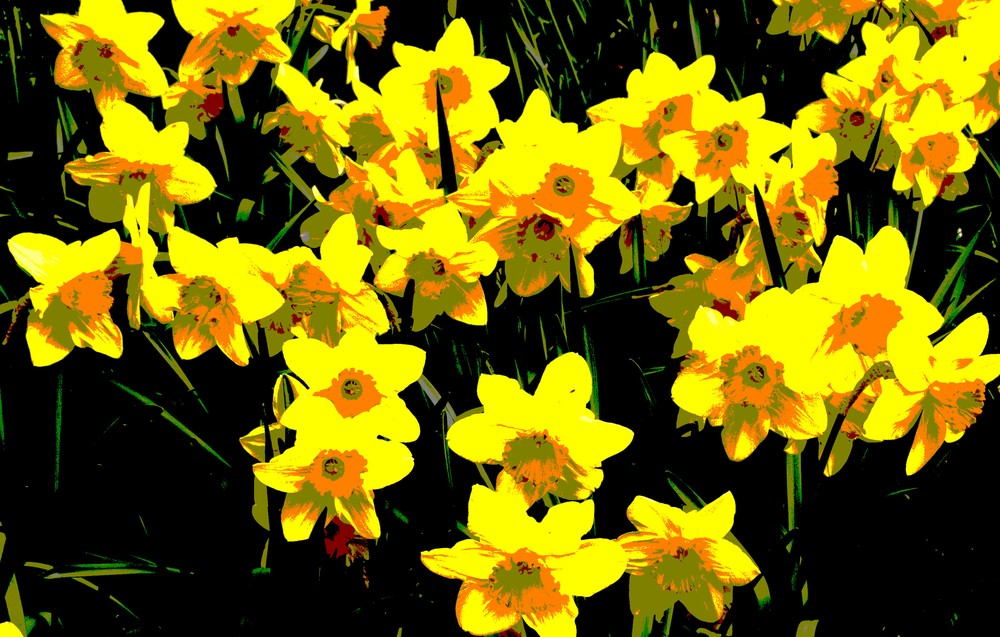
#> input picture examples/25 Image Puzzle/procdaff.jpg, 1000 x 637 px
$ python ImagePuzzle.py
#> lines starting #> are read from the running program, lines starting #| are printed output that depends on the picture
import os

import FreeCAD as App
import Part
import Mesh
import FreeCADGui as Gui

from PIL import Image


if App.ActiveDocument is not None:
    doc = App.ActiveDocument
    firstRun = False
else:
    print("First Run - creating document")
    doc = App.newDocument("PanelMosaic")
    firstRun = True


# ------------------------------------------------------------
# Configuration
# ------------------------------------------------------------

INPUT_IMAGE = os.path.join(os.path.dirname(os.path.abspath(__file__)), "procdaff.jpg")
OUTPUT_FOLDER = os.path.join(os.path.dirname(os.path.abspath(__file__)), "stl")

# Final physical width of the finished picture
PICTURE_WIDTH_MM = 128.0

# Thicknesses
THICKNESS_MM = 1.2
BASE_THICKNESS_MM = 0.8
BORDER_MM = 0.0

# Colour reduction
NUM_COLOURS = 4
USE_DITHER = False

# ------------------------------------------------------------
# Panel-aware mosaic settings
# ------------------------------------------------------------

ENABLE_PANELS = True

# Number of panels across the finished picture
PANELS_X = 4

# Width of one panel in mosaic pixels
PANEL_PIXEL_WIDTH = 32

# Gap inserted between neighbouring panels in the print layout
PANEL_GAP_MM = 1.0

# ------------------------------------------------------------
# Tray settings
# ------------------------------------------------------------

TRAY_CLEARANCE_XY_MM = 1.0
TRAY_CLEARANCE_Z_MM = 0.8
TRAY_FLOOR_THICKNESS_MM = 1.2
TRAY_FRAME_WIDTH_MM = 8.0
TRAY_BEVEL_INSET_MM = 2.0
TRAY_MIN_WALL_HEIGHT_MM = 4.0


# ------------------------------------------------------------
# Helpers
# ------------------------------------------------------------


def ensure_folder(path):
    if not os.path.exists(path):
        os.makedirs(path)


# [5 lines left out: function get_object, not called in this run]


def rgb_to_hex(rgb):
    return "#{:02X}{:02X}{:02X}".format(rgb[0], rgb[1], rgb[2])


def make_box(x, y, z, w, h, d):
    return Part.makeBox(w, h, d, App.Vector(x, y, z))


# [5 lines left out: function make_compound, not called in this run]


def luminance(rgb):
    r, g, b = rgb
    return 0.299 * r + 0.587 * g + 0.114 * b


def quantize_image(image, num_colours=4, use_dither=False):
    dither_mode = Image.FLOYDSTEINBERG if use_dither else Image.NONE
    q = image.convert("RGB").quantize(
        colors=num_colours,
        method=Image.MEDIANCUT,
        dither=dither_mode,
    )
    rgb = q.convert("RGB")
    palette = rgb.getcolors(maxcolors=256)
    if palette is None:
        raise RuntimeError("Too many colours found after quantization.")

    colours = [entry[1] for entry in palette]
    colours = sorted(colours, key=luminance)  # darkest first for easier filament mapping
    return rgb, colours


def resize_image_exact(image, target_w, target_h):
    return image.resize((target_w, target_h), Image.Resampling.LANCZOS)


# ------------------------------------------------------------
# Panel geometry
# ------------------------------------------------------------


def compute_panel_pixel_size_from_aspect(src_w, src_h, panel_pixel_width):
    """
    Compute a panel height in pixels that matches the source image aspect ratio
    as closely as possible while staying on whole-pixel boundaries.
    """
    if panel_pixel_width <= 0:
        raise RuntimeError("PANEL_PIXEL_WIDTH must be > 0")

    aspect = float(src_h) / float(src_w)
    panel_pixel_height = max(1, int(round(panel_pixel_width * aspect)))
    return panel_pixel_width, panel_pixel_height


def compute_resized_grid_for_panels(src_w, src_h, panels_x, panel_pixel_width):
    """
    Choose a resized image size that:
    - approximately matches the source image aspect ratio
    - is exactly divisible into whole panels
    """
    if panels_x <= 0:
        raise RuntimeError("PANELS_X must be > 0")

    panel_w_px, panel_h_px = compute_panel_pixel_size_from_aspect(
        src_w,
        src_h,
        panel_pixel_width,
    )

    image_w_px = panels_x * panel_w_px

    source_aspect = float(src_h) / float(src_w)
    estimated_image_h = image_w_px * source_aspect

    panels_y = max(1, int(round(estimated_image_h / panel_h_px)))
    image_h_px = panels_y * panel_h_px

    return {
        "panel_pixel_width": panel_w_px,
        "panel_pixel_height": panel_h_px,
        "panels_x": panels_x,
        "panels_y": panels_y,
        "image_width": image_w_px,
        "image_height": image_h_px,
    }


def compute_panel_layout(img_w, img_h, gap_mm, panel_pixel_width, panel_pixel_height):
    """
    Compute the panel rectangles in image-pixel coordinates and the extra
    translations needed to separate them on the print bed.
    """
    if panel_pixel_width <= 0 or panel_pixel_height <= 0:
        raise RuntimeError("Panel pixel dimensions must be > 0")

    if img_w % panel_pixel_width != 0:
        raise RuntimeError(
            f"Image width {img_w} is not divisible by panel width {panel_pixel_width}"
        )

    if img_h % panel_pixel_height != 0:
        raise RuntimeError(
            f"Image height {img_h} is not divisible by panel height {panel_pixel_height}"
        )

    panels_x = img_w // panel_pixel_width
    panels_y = img_h // panel_pixel_height

    panels = []

    for row_top in range(panels_y):
        row_from_bottom = panels_y - 1 - row_top
        for col in range(panels_x):
            x0 = col * panel_pixel_width
            x1 = x0 + panel_pixel_width

            y0 = row_top * panel_pixel_height
            y1 = y0 + panel_pixel_height

            tx = col * gap_mm
            ty = row_from_bottom * gap_mm

            panels.append({
                "col": col,
                "row_top": row_top,
                "x0": x0,
                "x1": x1,
                "y0": y0,
                "y1": y1,
                "tx": tx,
                "ty": ty,
            })

    return {
        "panel_pixel_width": panel_pixel_width,
        "panel_pixel_height": panel_pixel_height,
        "panels_x": panels_x,
        "panels_y": panels_y,
        "panels": panels,
    }


# ------------------------------------------------------------
# Shape builders
# ------------------------------------------------------------


# [4 lines left out: function build_base_plate, not called in this run]


def build_panel_base_plates(panel_layout, pixel_size, base_thickness, border=0.0):
    """
    Build a set of separate base panels as a compound. The gaps remain because
    the panels do not touch.
    """
    shapes = []
    full_pixel_height = panel_layout["panels_y"] * panel_layout["panel_pixel_height"]

    for p in panel_layout["panels"]:
        panel_w_px = p["x1"] - p["x0"]
        panel_h_px = p["y1"] - p["y0"]

        world_x = border + p["x0"] * pixel_size + p["tx"]
        world_y = border + (full_pixel_height - p["y1"]) * pixel_size + p["ty"]

        shape = make_box(
            world_x,
            world_y,
            0.0,
            panel_w_px * pixel_size,
            panel_h_px * pixel_size,
            base_thickness,
        )
        shapes.append(shape)

    return make_compound(shapes)


# [95 lines left out: functions build_colour_shapes_single_pass, build_panel_colour_shapes_single_pass, not called in this run]


# ------------------------------------------------------------
# Preview image helpers
# ------------------------------------------------------------


def save_preview_image(qimg, path, scale=20):
    preview = qimg.resize((qimg.size[0] * scale, qimg.size[1] * scale), Image.Resampling.NEAREST)
    preview.save(path)


# [130 lines left out: functions save_panel_preview, make_picture_frame_tray, create_puzzle_tray, not called in this run]


# ------------------------------------------------------------
# Main
# ------------------------------------------------------------


def create_mosaic_stls():
    ensure_folder(OUTPUT_FOLDER)

    src_img = Image.open(INPUT_IMAGE).convert("RGB")
#> src_img is the input picture: PIL image 1000x637 RGB; mean R, G, B 116, 102.9, 4.5
    src_w, src_h = src_img.size
#> src_w = 1000; src_h = 637

    resize_info = compute_resized_grid_for_panels(
        src_w,
        src_h,
        PANELS_X,
        PANEL_PIXEL_WIDTH,
    )

    grid_width = resize_info["image_width"]
#> grid_width = 128
    grid_height = resize_info["image_height"]
#> grid_height = 80
    panel_pixel_width = resize_info["panel_pixel_width"]
#> panel_pixel_width = 32
    panel_pixel_height = resize_info["panel_pixel_height"]
#> panel_pixel_height = 20
    panels_x = resize_info["panels_x"]
#> panels_x = 4
    panels_y = resize_info["panels_y"]
#> panels_y = 4

    print("Source image:", src_w, "x", src_h)
#| Source image: 1000 x 637
    print("Resized mosaic:", grid_width, "x", grid_height)
#| Resized mosaic: 128 x 80
    print("Panel size:", panel_pixel_width, "x", panel_pixel_height, "pixels")
#| Panel size: 32 x 20 pixels
    print("Panel count:", panels_x, "x", panels_y)
#| Panel count: 4 x 4

    img = resize_image_exact(src_img, grid_width, grid_height)
#> in resize_image_exact, `return image.resize((target_w, target_h), Image.Resampling.LANCZOS)`:
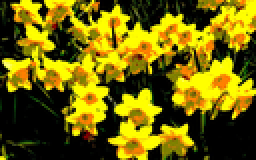
#> returned value: PIL image 128x80 RGB (shown 2 times larger); mean R, G, B 116, 102.9, 4.5

    panel_layout = compute_panel_layout(
        grid_width,
        grid_height,
        PANEL_GAP_MM,
        panel_pixel_width,
        panel_pixel_height,
    )

    qimg, colours = quantize_image(img, NUM_COLOURS, use_dither=USE_DITHER)
#> in quantize_image, `q = image.convert("RGB").quantize( colors=num_colours, method=Image.ME..`:
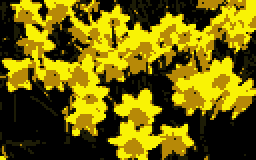
#> q: PIL image 128x80 P (shown 2 times larger); mean R, G, B 114.6, 101.7, 3.8
#> in quantize_image, `palette = rgb.getcolors(maxcolors=256)`: palette = [(2729, (249, 243, 5)), (2481, (183, 137, 7)), (1361, (29, 28, 6)), (3669, (0, 0, 0))]
#> in quantize_image, `colours = [entry[1] for entry in palette]`: colours = [(249, 243, 5), (183, 137, 7), (29, 28, 6), (0, 0, 0)]
#> in quantize_image, `colours = sorted(colours, key=luminance)`: colours = [(0, 0, 0), (29, 28, 6), (183, 137, 7), (249, 243, 5)]

    width, height = qimg.size
#> width = 128; height = 80
    pixel_size_mm = PICTURE_WIDTH_MM / float(width)
#> pixel_size_mm = 1

    print("Pixel size mm:", pixel_size_mm)
#| Pixel size mm: 1.0
    print("Quantized colours (dark to light):")
    for i, c in enumerate(colours):
        print(" ", i + 1, c, rgb_to_hex(c), "brightness={:.1f}".format(luminance(c)))
#> this loop made 4 passes
#|   1 (0, 0, 0) #000000 brightness=0.0
#|   2 (29, 28, 6) #1D1C06 brightness=25.8
#|   3 (183, 137, 7) #B78907 brightness=135.9
#|   4 (249, 243, 5) #F9F305 brightness=217.7

    z0 = BASE_THICKNESS_MM if BASE_THICKNESS_MM > 0 else 0.0

    if BASE_THICKNESS_MM > 0:
        if ENABLE_PANELS:
            base = build_panel_base_plates(
                panel_layout,
                pixel_size_mm,
                BASE_THICKNESS_MM,
                BORDER_MM,
            )
        else:
            base = build_base_plate(width, height, pixel_size_mm, BASE_THICKNESS_MM, BORDER_MM)

        base_file = os.path.join(OUTPUT_FOLDER, "base_plate.stl")
        base_obj = get_object(doc, "Part::Feature", "Base")
        base_obj.Shape = base
        try:
            base_obj.ViewObject.ShapeColor = (0.10, 0.10, 0.10)
        except Exception:
            pass
        Mesh.export([base_obj], base_file)
        print("Wrote:", base_file)

    tray_obj = create_puzzle_tray(
        mosaic_width_px=width,
        mosaic_height_px=height,
        pixel_size_mm=pixel_size_mm,
        base_thickness_mm=BASE_THICKNESS_MM,
        layer_thickness_mm=THICKNESS_MM,
        doc=doc,
        object_name="PuzzleTray",
    )

    tray_file = os.path.join(OUTPUT_FOLDER, "puzzle_tray.stl")
    Mesh.export([tray_obj], tray_file)
    print("Wrote:", tray_file)

    if ENABLE_PANELS:
        colour_shapes = build_panel_colour_shapes_single_pass(
            qimg,
            colours,
            pixel_size_mm,
            THICKNESS_MM,
            panel_layout,
            border=BORDER_MM,
            z0=z0,
        )
    else:
        colour_shapes = build_colour_shapes_single_pass(
            qimg,
            colours,
            pixel_size_mm,
            THICKNESS_MM,
            border=BORDER_MM,
            z0=z0,
        )

    preview_file = os.path.join(OUTPUT_FOLDER, "posterized_preview.png")
    save_preview_image(qimg, preview_file, scale=20)
    print("Wrote:", preview_file)

    panel_preview_file = os.path.join(OUTPUT_FOLDER, "posterized_preview_with_panels.png")
    save_panel_preview(qimg, panel_layout, panel_preview_file, scale=20)
    print("Wrote:", panel_preview_file)

    for i, colour in enumerate(colours):
        shape = colour_shapes[colour]
        if shape is None:
            continue

        hex_name = rgb_to_hex(colour).replace("#", "")
        stl_name = f"colour_{i+1}_{hex_name}.stl"
        stl_path = os.path.join(OUTPUT_FOLDER, stl_name)

        feature_name = "C" + hex_name
        layer_obj = get_object(doc, "Part::Feature", feature_name)
        layer_obj.Shape = shape

        try:
            layer_obj.ViewObject.ShapeColor = (
                colour[0] / 255.0,
                colour[1] / 255.0,
                colour[2] / 255.0,
            )
        except Exception:
            pass

        Mesh.export([layer_obj], stl_path)
        print("Wrote:", stl_path)


create_mosaic_stls()
#> (the call stopped at in make_box, `return Part.makeBox(w, h, d, App.Vector(x, y, z))`: tinyfreecad is not available in this run)

doc.recompute()
#> (this line was passed over: tinyfreecad is not available in this run)

if firstRun:
    Gui.ActiveDocument.ActiveView.fitAll()

print("Done.")
